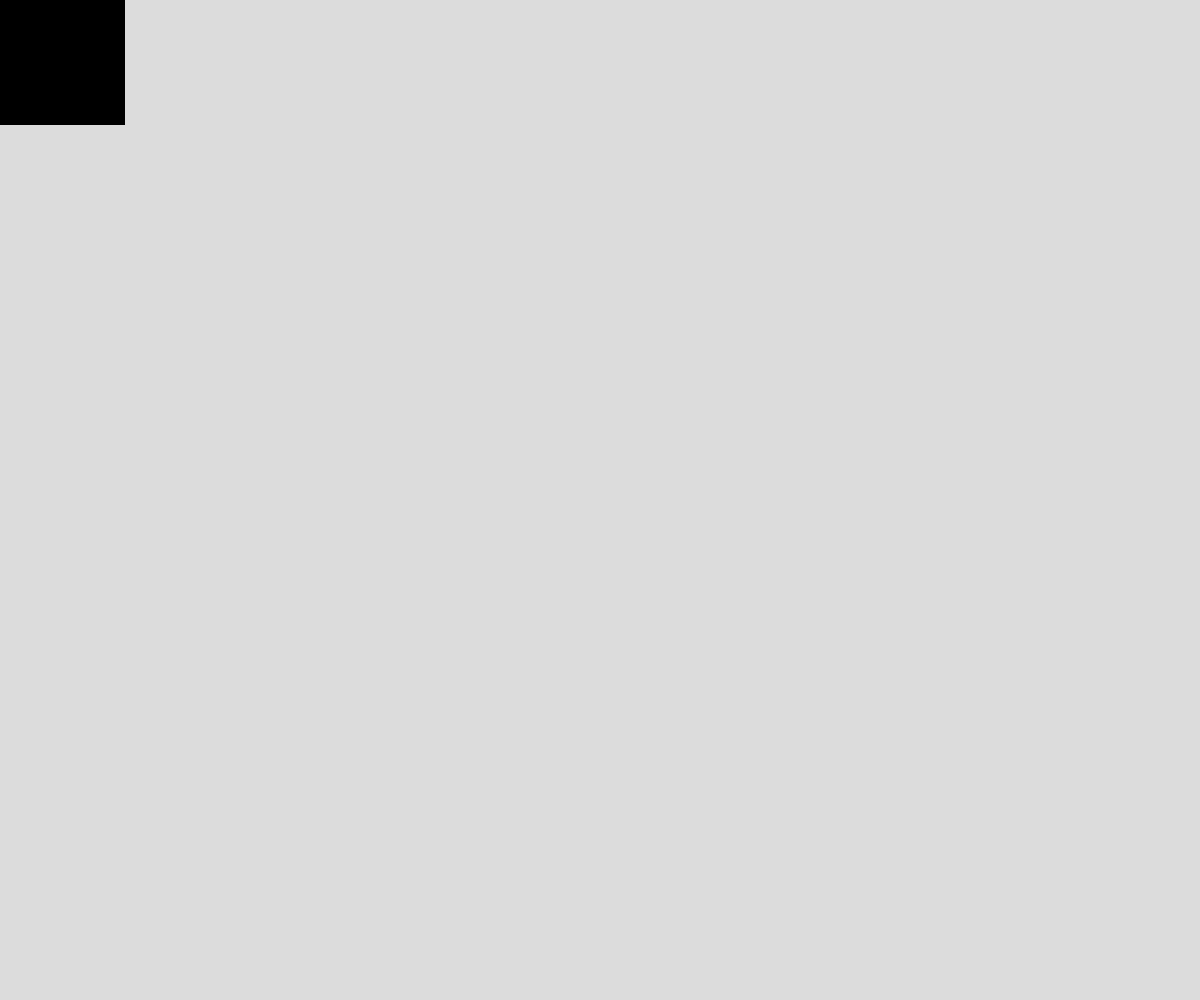
Frame 1 (no input)
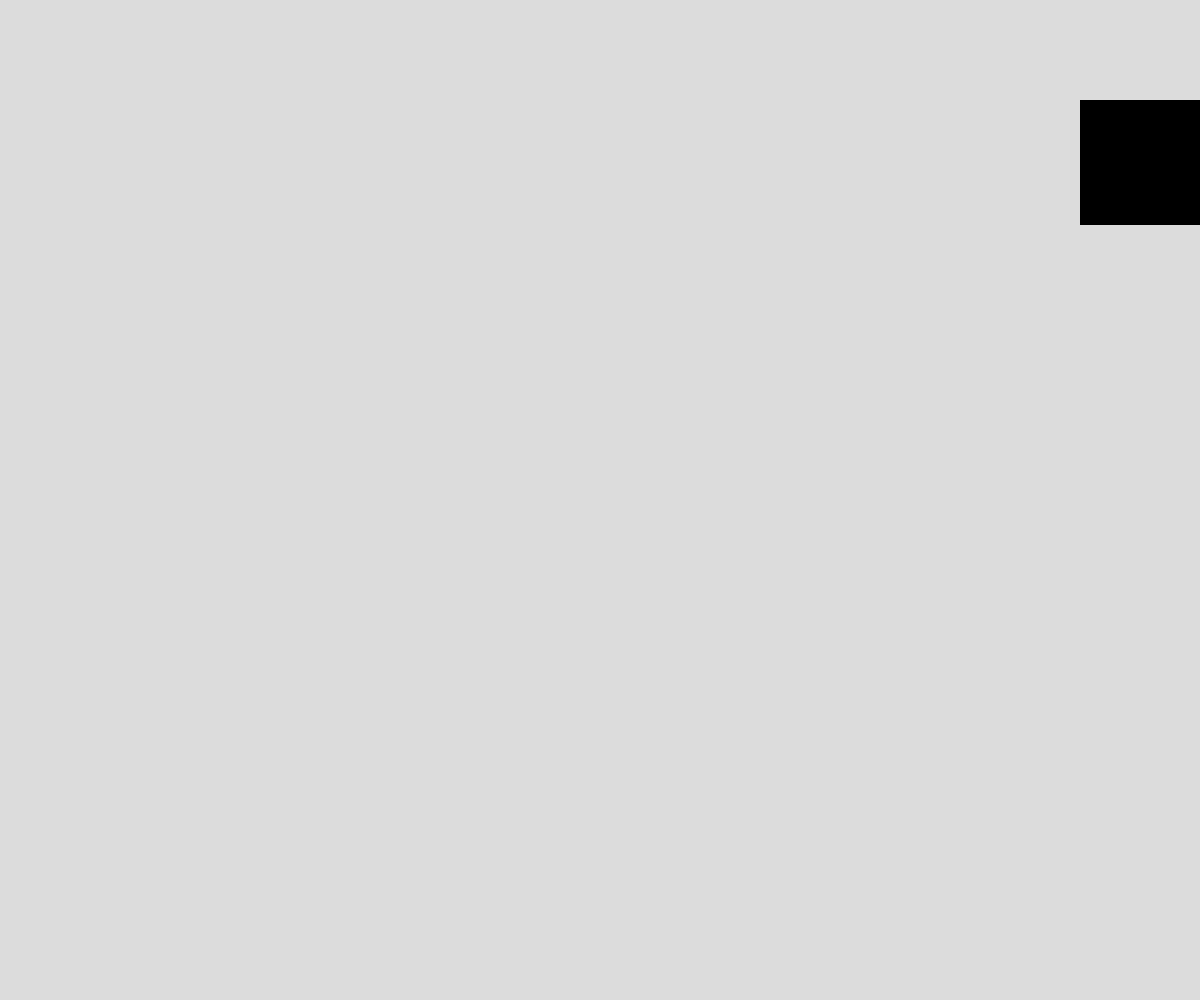
Frame 60 (no input)
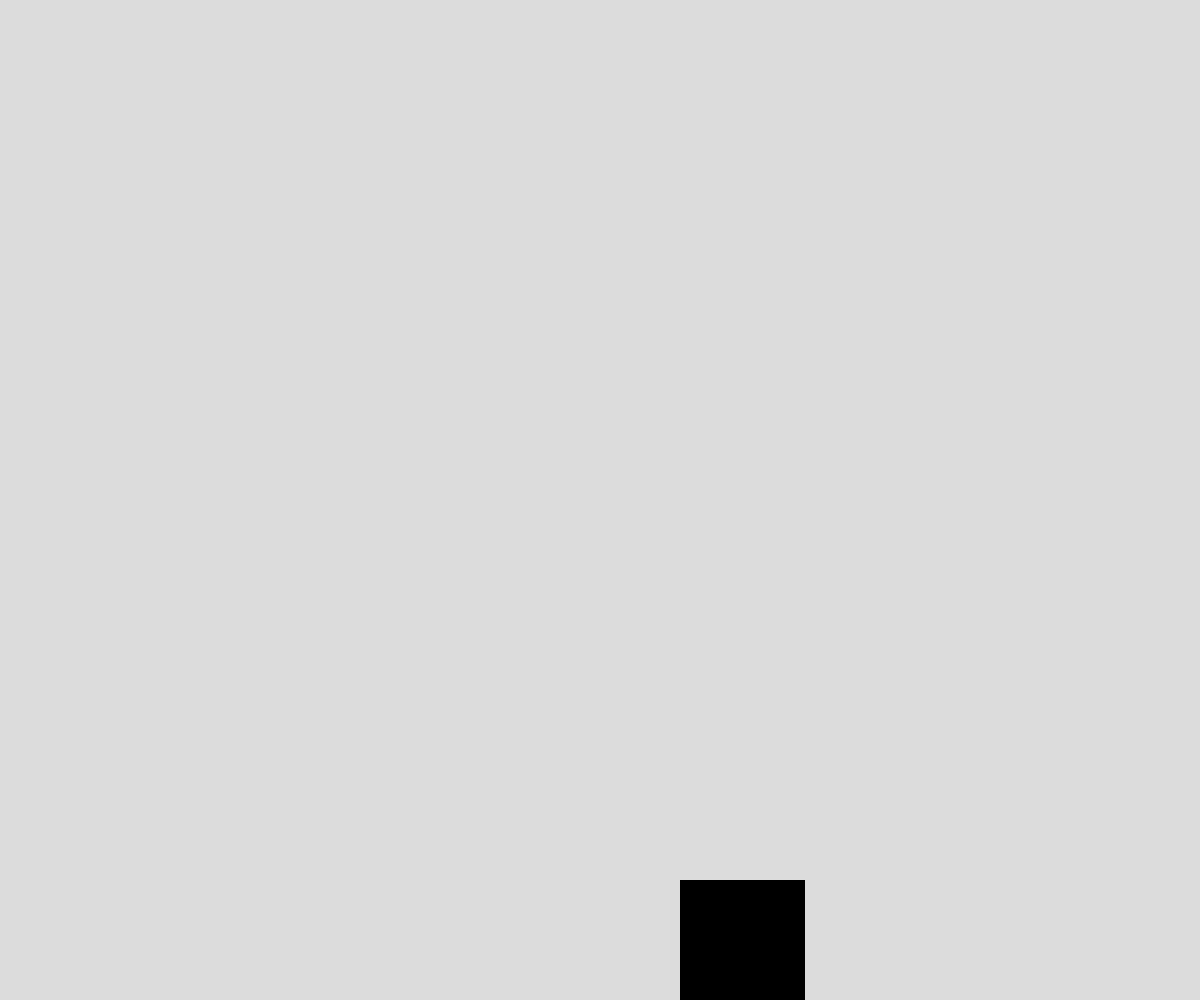
Frame 120 (the mouse pressed at the canvas centre since frame 60)

The p5.js sketch that drew these frames (run headless with seeded random() and noise() and a simulated clock; from frame 60 on, the mouse is pressed at the canvas centre):

// p5.js sketch
// ── sketch.js
// Square Moving Around Edge of Screen

let side = 125; //Change to Desired Size
let speed = 20; //Change to Desired Speed

let x = 0;
let y = 0;
let going = true;

async function setup() {
  createCanvas(windowWidth, windowHeight);
  noStroke();

}

function draw() {
  background(220);
  fill(0);
  rect(x, y, side, side);
  moveBox();
}

function moveBox() {
  if (going) {
    if (x < width - side) {
      x += speed;
    }
    else if (y < height - side) {
      y += speed;
    }
    else {
      going = !going;
    }
  }
  else {
    if (x > 0) {
      x -= speed;
    }
    else if (y > 0) {
      y -= speed;
    }
    else {
      going = !going;
    }
  }
}
